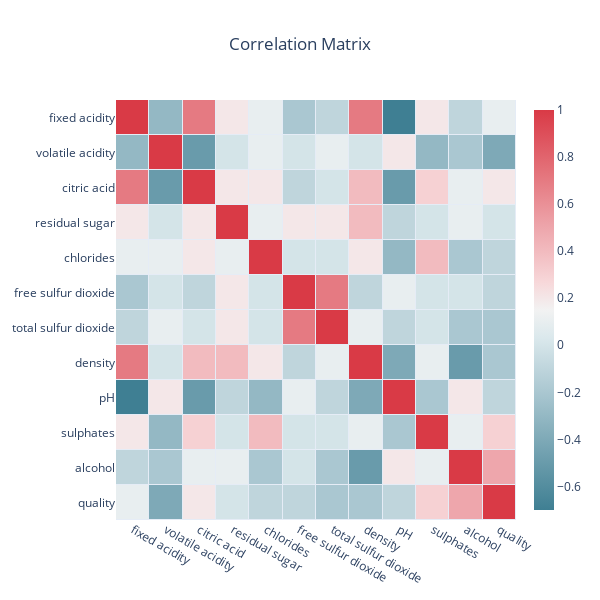

The code cell stored with this chart in its notebook:
### Code cell
from plotly import graph_objects

heat = graph_objects.Heatmap(z=corr, x=X, y=X, xgap=1, ygap=1,
                  colorscale=colorscale, colorbar_thickness=20,
                  colorbar_ticklen=3,)

layout = graph_objects.Layout(title_text='Correlation Matrix', title_x=0.5,
                   width=600, height=600,  xaxis_showgrid=False,
                   yaxis_showgrid=False,
                   yaxis_autorange='reversed')

fig = graph_objects.Figure(data=[heat], layout=layout)        
fig.show()

### Figure 1 — Plotly figure (JSON) as saved in the notebook; plotly's stock layout.template omitted (floating-point values rounded to 4 significant figures; data arrays with more than 128 entries replaced by an {"elided": "..."} marker saying what was removed)
{"data": [{"colorbar": {"thickness": 20, "ticklen": 3}, "colorscale": [[0, "#3f7f93"], [0.071, "#5890a1"], [0.143, "#72a1b0"], [0.214, "#8cb3bf"], [0.286, "#a7c5cf"], [0.357, "#c0d6dd"], [0.429, "#dae8ec"], [0.5, "#f2f2f2"], [0.571, "#f7d7d9"], [0.643, "#f2bcc0"], [0.714, "#eda3a9"], [0.786, "#e8888f"], [0.857, "#e36e76"], [0.929, "#de535e"], [1, "#d93a46"]], "type": "heatmap", "x": ["fixed acidity", "volatile acidity", "citric acid", "residual sugar", "chlorides", "free sulfur dioxide", "total sulfur dioxide", "density", "pH", "sulphates", "alcohol", "quality"], "xgap": 1, "y": ["fixed acidity", "volatile acidity", "citric acid", "residual sugar", "chlorides", "free sulfur dioxide", "total sulfur dioxide", "density", "pH", "sulphates", "alcohol", "quality"], "ygap": 1, "z": {"elided": "12x12 float values"}}], "layout": {"height": 600, "title": {"text": "Correlation Matrix", "x": 0.5}, "width": 600, "xaxis": {"showgrid": false}, "yaxis": {"autorange": "reversed", "showgrid": false}}}
